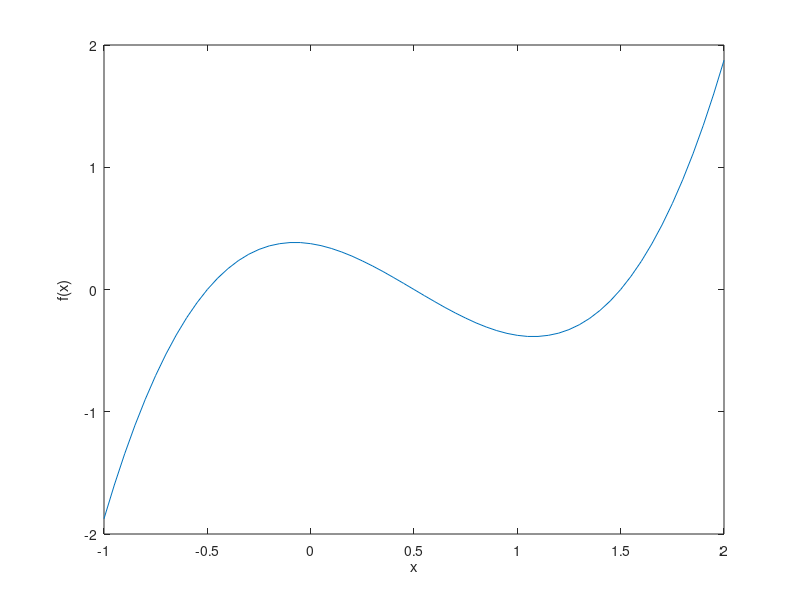

This figure's MATLAB source:
disp('*** aufgabe 1');
clear

fid = fopen('daten.dat','r');
daten = fscanf(fid,'%f %f',[2 inf])
lz = textscan(fid,'%s %s');
fclose(fid);
  
x = daten(1,:);
f = daten(2,:);
figure
plot (x,f);
xlabel(lz{1})
ylabel(lz{2})